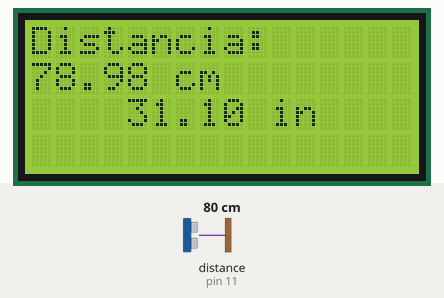
This sketch was run on a simulated Arduino Uno, built with avr-gcc and run on an emulated ATmega328P. On the bench: 16×4 character LCD. Wiring (inferred from the names in the program): ultrasonic range finder: trigger pin 10; echo pin 11. The inputs (shaded band) are chosen by the test bench; at power-on: distance to the obstacle (sensor on pin 11) 80 cm. The echo pulse lasts 58.3 µs per cm; what the sketch prints to the serial monitor is not drawn.

Above: at 1.2 s.
1.3 s: distance to the obstacle (sensor on pin 11) set to 2 cm
At 2.21 s:
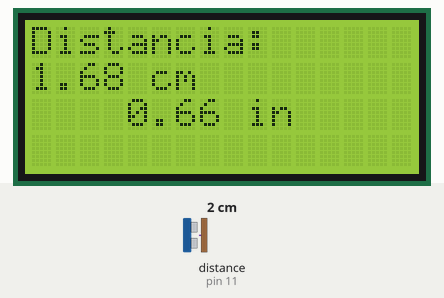
3.0 s: distance to the obstacle (sensor on pin 11) set to 4 cm
At 4.3 s:
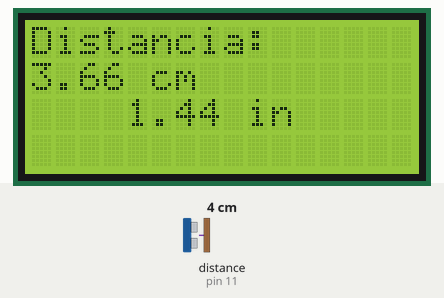
4.8 s: distance to the obstacle (sensor on pin 11) set to 9 cm
At 5.4 s:
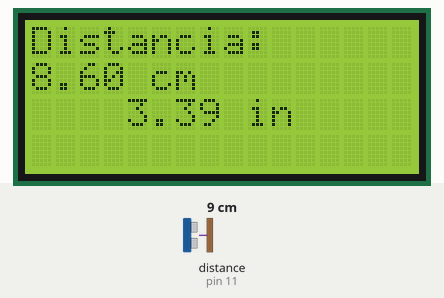
Timing chart, 0 to 7.8 s (numbered marks = the images above; inputs shaded):
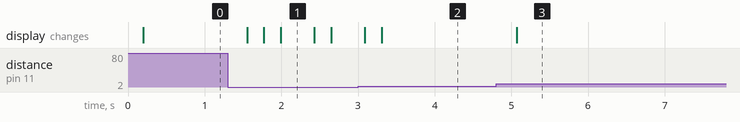

The sketch:

trena_digital.ino
```cpp
#include <LiquidCrystal_I2C.h>
#include <Wire.h>

LiquidCrystal_I2C lcd(0x27, 16, 4);

const int pinotrig = 10;
const int pinoecho = 11;
long duracao;

void setup() {
  pinMode(pinotrig, OUTPUT);
  pinMode(pinoecho, INPUT);
  lcd.init();
  lcd.backlight();
  lcd.print("Distancia: ");
  Serial.begin(9600);
}

void loop() {
  digitalWrite(pinotrig, HIGH);
  delayMicroseconds(10);
  digitalWrite(pinotrig, LOW);
  duracao = pulseIn(pinoecho, HIGH);
  double distancia = duracao * 0.034 / 2;
  lcd.setCursor(0, 1);
  Serial.println(distancia);
  delay(100);
  lcd.print(distancia);
  lcd.print(" cm  ");
  lcd.setCursor(0, 2);
  lcd.print(distancia / 2.54);
  lcd.print(" in  ");
  delay(100);
}

int sensor(int trig, int echo) {
  digitalWrite(trig, LOW);
  delayMicroseconds(2);
  digitalWrite(trig, HIGH);
  delayMicroseconds(10);
  digitalWrite(trig, LOW);
  return pulseIn(echo, HIGH)/58;
}
```

Measured:
- after the input at 1.3 s, the display: changes after 0.25 s (image 1)
- after the input at 3.0 s, the display: first differs from a run without the input after 0.31 s (image 2)
- after the input at 4.8 s, the display: changes after 0.27 s (image 3)
- what the display in image 1 shows lasts 0.4 s, from 2.0 s to 2.4 s
